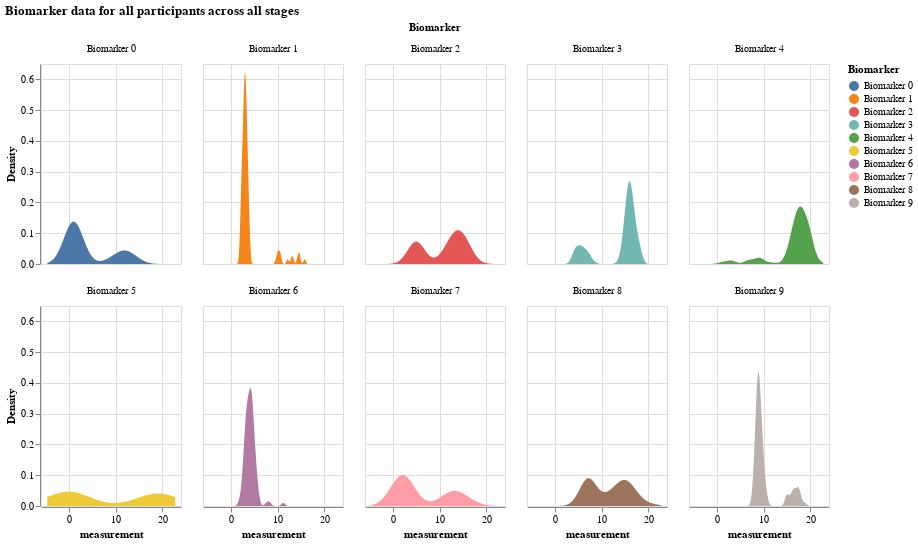

The notebook cell saved with this chart:
### Markdown cell above
## Visualizing simulated results

With the above data structure, we can visualize the following data:

- Distribution of all biomarker values by biomarker
- Distribution of all biomarker values when the participant is at a certain disease stage
- Comparing a certain biomarker data 
- A certain participant's data

### Distribution of all biomarker values by biomarker

### Code cell
df = pd.DataFrame(X, columns = [f"Biomarker {i}" for i in range(N)])

# make this dataframe wide to long 
df_long = df.melt(var_name = "Biomarker", value_name="Value")

# exapand the value column into a dataframe
values_df = df_long['Value'].apply(pd.Series)
values_df.columns = ['participant', 'measurement', 'k_j', 'S_n', 'affected_or_not']

# join values_df with df_long
df_expanded = df_long.drop('Value', axis = 1).join(values_df)

alt.Chart(df_expanded).transform_density(
    'measurement',
    as_=['measurement', 'Density'],
    groupby=['Biomarker']
).mark_area().encode(
    x="measurement:Q",
    y="Density:Q",
    facet = alt.Facet(
        "Biomarker:N",
        columns = 5
    ),
    color=alt.Color(
        'Biomarker:N'
    )
).properties(
    width= 140,
    height = 200,
).properties(
    title='Biomarker data for all participants across all stages'
)

### Figure 1 — Vega-Lite specification as saved in the notebook (floating-point values rounded to 4 significant figures; data arrays with more than 128 entries replaced by an {"elided": "..."} marker saying what was removed)
{"config": {"view": {"continuousWidth": 300, "continuousHeight": 300}}, "data": {"name": "data-107276a014f902ecb7757ca4ab3c955d"}, "mark": {"type": "area"}, "encoding": {"color": {"field": "Biomarker", "type": "nominal"}, "facet": {"columns": 5, "field": "Biomarker", "type": "nominal"}, "x": {"field": "measurement", "type": "quantitative"}, "y": {"field": "Density", "type": "quantitative"}}, "height": 200, "title": "Biomarker data for all participants across all stages", "transform": [{"density": "measurement", "groupby": ["Biomarker"], "as": ["measurement", "Density"]}], "width": 140, "$schema": "https://vega.github.io/schema/vega-lite/v5.16.3.json", "datasets": {"data-107276a014f902ecb7757ca4ab3c955d": {"elided": "1000 records"}}}
